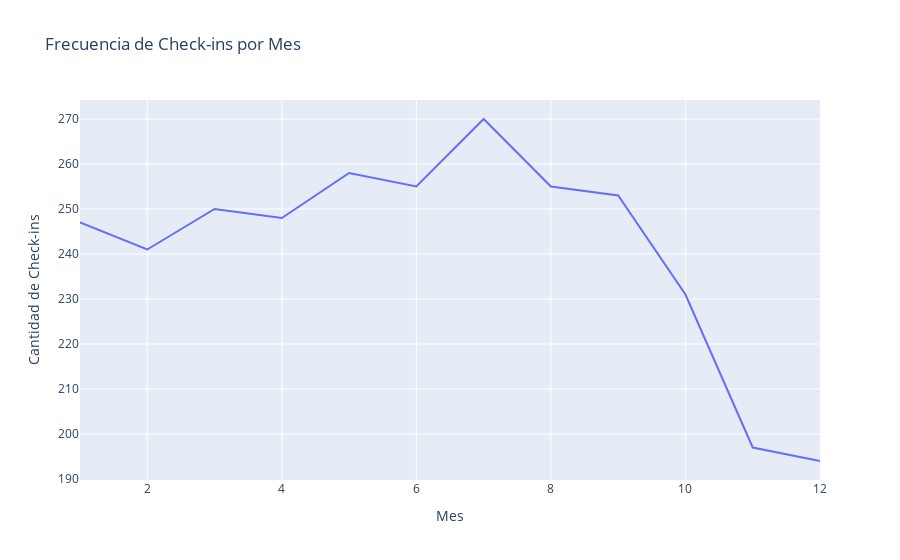
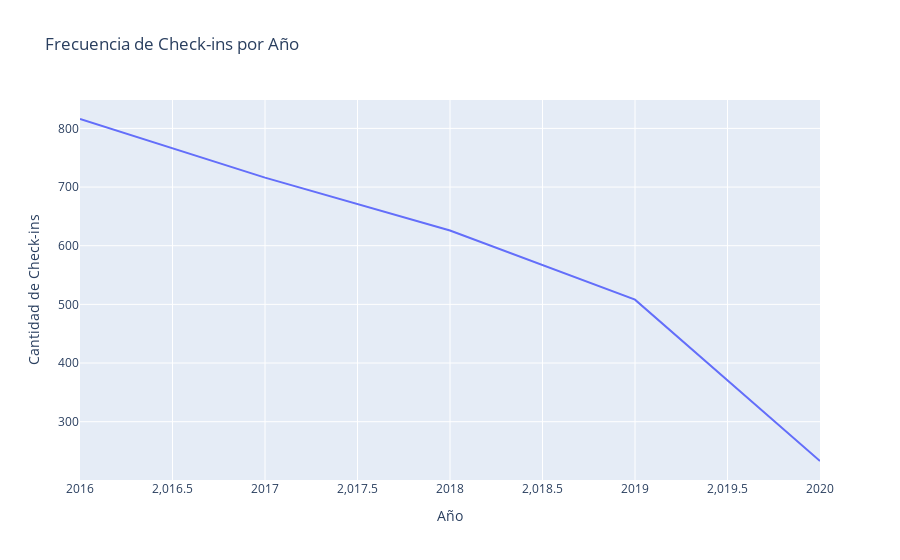

The code cell stored with these charts, in order, in its notebook:
### Code cell
import plotly.express as px


# Agregar columnas de mes y año
filtered_df['year'] = filtered_df['date'].dt.year
filtered_df['month'] = filtered_df['date'].dt.month

# Calcular la frecuencia de check-ins por mes y por año
freq_by_month = filtered_df.groupby('month')['business_id'].count()
freq_by_year = filtered_df.groupby('year')['business_id'].count()

# Crear gráficos interactivos con plotly express
fig1 = px.line(x=freq_by_month.index, y=freq_by_month.values, title='Frecuencia de Check-ins por Mes')
fig1.update_xaxes(title_text='Mes')
fig1.update_yaxes(title_text='Cantidad de Check-ins')

fig2 = px.line(x=freq_by_year.index, y=freq_by_year.values, title='Frecuencia de Check-ins por Año')
fig2.update_xaxes(title_text='Año')
fig2.update_yaxes(title_text='Cantidad de Check-ins')

# Mostrar los gráficos interactivos
fig1.show()
fig2.show()

### Figure 1 — Plotly figure (JSON) as saved in the notebook; plotly's stock layout.template omitted (floating-point values rounded to 4 significant figures)
{"data": [{"hovertemplate": "x=%{x}<br>y=%{y}<extra></extra>", "legendgroup": "", "line": {"color": "#636efa", "dash": "solid"}, "marker": {"symbol": "circle"}, "mode": "lines", "name": "", "orientation": "v", "showlegend": false, "type": "scatter", "x": [1, 2, 3, 4, 5, 6, 7, 8, 9, 10, 11, 12], "xaxis": "x", "y": [247, 241, 250, 248, 258, 255, 270, 255, 253, 231, 197, 194], "yaxis": "y"}], "layout": {"legend": {"tracegroupgap": 0}, "title": {"text": "Frecuencia de Check-ins por Mes"}, "xaxis": {"anchor": "y", "domain": [0, 1], "title": {"text": "Mes"}}, "yaxis": {"anchor": "x", "domain": [0, 1], "title": {"text": "Cantidad de Check-ins"}}}}

### Figure 2 — Plotly figure (JSON) as saved in the notebook; plotly's stock layout.template omitted (floating-point values rounded to 4 significant figures)
{"data": [{"hovertemplate": "x=%{x}<br>y=%{y}<extra></extra>", "legendgroup": "", "line": {"color": "#636efa", "dash": "solid"}, "marker": {"symbol": "circle"}, "mode": "lines", "name": "", "orientation": "v", "showlegend": false, "type": "scatter", "x": [2016, 2017, 2018, 2019, 2020], "xaxis": "x", "y": [816, 716, 626, 508, 233], "yaxis": "y"}], "layout": {"legend": {"tracegroupgap": 0}, "title": {"text": "Frecuencia de Check-ins por Año"}, "xaxis": {"anchor": "y", "domain": [0, 1], "title": {"text": "Año"}}, "yaxis": {"anchor": "x", "domain": [0, 1], "title": {"text": "Cantidad de Check-ins"}}}}
